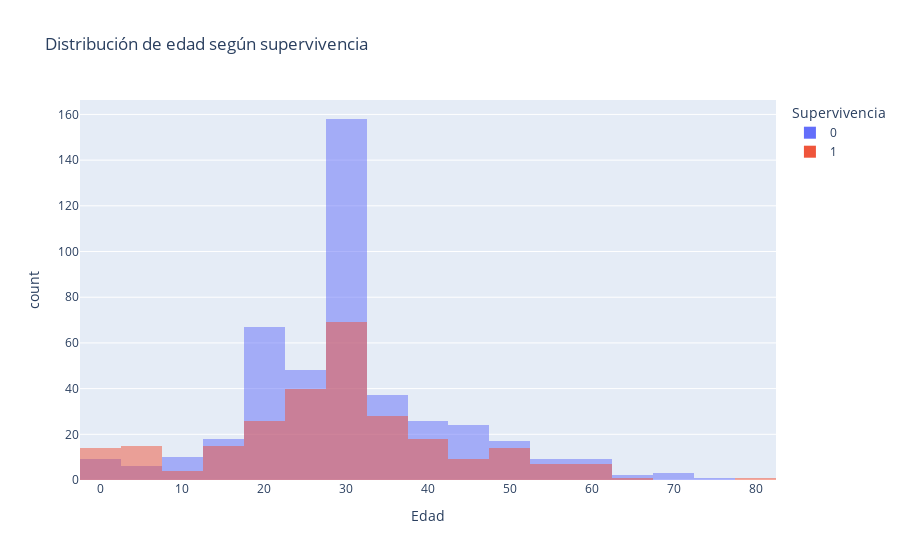

Write notebook code for a chart like this one.
### Markdown cell above
## Análisis Exploratorio

### Code cell
# Gráfico simple de la distribución de edad según supervivencia
import plotly.express as px

df = final_train.copy()
df['survived'] = y_train

fig = px.histogram(
    df, 
    x='age', 
    color='survived',
    nbins=30,
    barmode='overlay',
    labels={'survived': 'Supervivencia', 'age': 'Edad'},
    title='Distribución de edad según supervivencia'
)

fig.show()

### Figure 1 — Plotly figure (JSON) as saved in the notebook; plotly's stock layout.template omitted (floating-point values rounded to 4 significant figures; data arrays with more than 128 entries replaced by an {"elided": "..."} marker saying what was removed)
{"data": [{"bingroup": "x", "hovertemplate": "Supervivencia=0<br>Edad=%{x}<br>count=%{y}<extra></extra>", "legendgroup": "0", "marker": {"color": "#636efa", "opacity": 0.5, "pattern": {"shape": ""}}, "name": "0", "nbinsx": 30, "orientation": "v", "showlegend": true, "type": "histogram", "x": {"elided": "444 float values"}, "xaxis": "x", "yaxis": "y"}, {"bingroup": "x", "hovertemplate": "Supervivencia=1<br>Edad=%{x}<br>count=%{y}<extra></extra>", "legendgroup": "1", "marker": {"color": "#EF553B", "opacity": 0.5, "pattern": {"shape": ""}}, "name": "1", "nbinsx": 30, "orientation": "v", "showlegend": true, "type": "histogram", "x": {"elided": "268 float values"}, "xaxis": "x", "yaxis": "y"}], "layout": {"barmode": "overlay", "legend": {"title": {"text": "Supervivencia"}, "tracegroupgap": 0}, "title": {"text": "Distribución de edad según supervivencia"}, "xaxis": {"anchor": "y", "domain": [0, 1], "title": {"text": "Edad"}}, "yaxis": {"anchor": "x", "domain": [0, 1], "title": {"text": "count"}}}}
